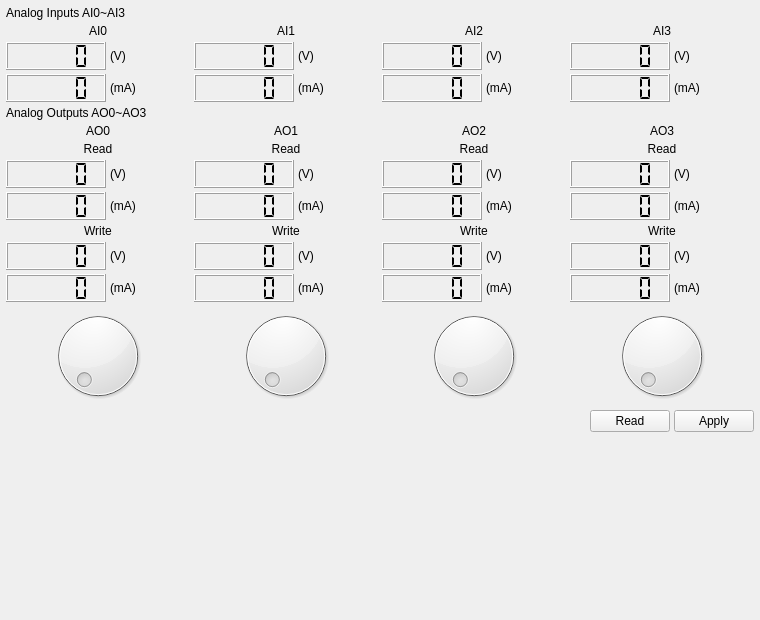
<?xml version="1.0" encoding="UTF-8"?>
<ui version="4.0">
 <class>AnalogPage</class>
 <widget class="QWidget" name="AnalogPage">
  <property name="geometry">
   <rect>
    <x>0</x>
    <y>0</y>
    <width>760</width>
    <height>620</height>
   </rect>
  </property>
  <layout class="QVBoxLayout" name="layoutMain">
   <property name="spacing"><number>4</number></property>
   <property name="leftMargin"><number>6</number></property>
   <property name="topMargin"><number>6</number></property>
   <property name="rightMargin"><number>6</number></property>
   <property name="bottomMargin"><number>6</number></property>
   <item>
    <widget class="QLabel" name="lblAiTitle">
     <property name="text">
      <string>Analog Inputs AI0~AI3</string>
     </property>
    </widget>
   </item>
   <item>
    <layout class="QHBoxLayout" name="hlAi">
     <item>
      <layout class="QVBoxLayout" name="vlAi0">
       <item><widget class="QLabel" name="lblAi0"><property name="text"><string>AI0</string></property><property name="alignment"><enum>Qt::AlignCenter</enum></property></widget></item>
       <item><layout class="QHBoxLayout" name="hlAi0V"><item><widget class="QLCDNumber" name="lcdAi0V"><property name="minimumSize"><size><width>100</width><height>28</height></size></property><property name="maximumSize"><size><width>100</width><height>28</height></size></property><property name="digitCount"><number>5</number></property><property name="segmentStyle"><enum>QLCDNumber::Flat</enum></property></widget></item><item><widget class="QLabel" name="lblAi0VUnit"><property name="text"><string>(V)</string></property></widget></item></layout></item>
       <item><layout class="QHBoxLayout" name="hlAi0mA"><item><widget class="QLCDNumber" name="lcdAi0mA"><property name="minimumSize"><size><width>100</width><height>28</height></size></property><property name="maximumSize"><size><width>100</width><height>28</height></size></property><property name="digitCount"><number>5</number></property><property name="segmentStyle"><enum>QLCDNumber::Flat</enum></property></widget></item><item><widget class="QLabel" name="lblAi0mAUnit"><property name="text"><string>(mA)</string></property></widget></item></layout></item>
      </layout>
     </item>
     <item>
      <layout class="QVBoxLayout" name="vlAi1">
       <item><widget class="QLabel" name="lblAi1"><property name="text"><string>AI1</string></property><property name="alignment"><enum>Qt::AlignCenter</enum></property></widget></item>
       <item><layout class="QHBoxLayout" name="hlAi1V"><item><widget class="QLCDNumber" name="lcdAi1V"><property name="minimumSize"><size><width>100</width><height>28</height></size></property><property name="maximumSize"><size><width>100</width><height>28</height></size></property><property name="digitCount"><number>5</number></property><property name="segmentStyle"><enum>QLCDNumber::Flat</enum></property></widget></item><item><widget class="QLabel" name="lblAi1VUnit"><property name="text"><string>(V)</string></property></widget></item></layout></item>
       <item><layout class="QHBoxLayout" name="hlAi1mA"><item><widget class="QLCDNumber" name="lcdAi1mA"><property name="minimumSize"><size><width>100</width><height>28</height></size></property><property name="maximumSize"><size><width>100</width><height>28</height></size></property><property name="digitCount"><number>5</number></property><property name="segmentStyle"><enum>QLCDNumber::Flat</enum></property></widget></item><item><widget class="QLabel" name="lblAi1mAUnit"><property name="text"><string>(mA)</string></property></widget></item></layout></item>
      </layout>
     </item>
     <item>
      <layout class="QVBoxLayout" name="vlAi2">
       <item><widget class="QLabel" name="lblAi2"><property name="text"><string>AI2</string></property><property name="alignment"><enum>Qt::AlignCenter</enum></property></widget></item>
       <item><layout class="QHBoxLayout" name="hlAi2V"><item><widget class="QLCDNumber" name="lcdAi2V"><property name="minimumSize"><size><width>100</width><height>28</height></size></property><property name="maximumSize"><size><width>100</width><height>28</height></size></property><property name="digitCount"><number>5</number></property><property name="segmentStyle"><enum>QLCDNumber::Flat</enum></property></widget></item><item><widget class="QLabel" name="lblAi2VUnit"><property name="text"><string>(V)</string></property></widget></item></layout></item>
       <item><layout class="QHBoxLayout" name="hlAi2mA"><item><widget class="QLCDNumber" name="lcdAi2mA"><property name="minimumSize"><size><width>100</width><height>28</height></size></property><property name="maximumSize"><size><width>100</width><height>28</height></size></property><property name="digitCount"><number>5</number></property><property name="segmentStyle"><enum>QLCDNumber::Flat</enum></property></widget></item><item><widget class="QLabel" name="lblAi2mAUnit"><property name="text"><string>(mA)</string></property></widget></item></layout></item>
      </layout>
     </item>
     <item>
      <layout class="QVBoxLayout" name="vlAi3">
       <item><widget class="QLabel" name="lblAi3"><property name="text"><string>AI3</string></property><property name="alignment"><enum>Qt::AlignCenter</enum></property></widget></item>
       <item><layout class="QHBoxLayout" name="hlAi3V"><item><widget class="QLCDNumber" name="lcdAi3V"><property name="minimumSize"><size><width>100</width><height>28</height></size></property><property name="maximumSize"><size><width>100</width><height>28</height></size></property><property name="digitCount"><number>5</number></property><property name="segmentStyle"><enum>QLCDNumber::Flat</enum></property></widget></item><item><widget class="QLabel" name="lblAi3VUnit"><property name="text"><string>(V)</string></property></widget></item></layout></item>
       <item><layout class="QHBoxLayout" name="hlAi3mA"><item><widget class="QLCDNumber" name="lcdAi3mA"><property name="minimumSize"><size><width>100</width><height>28</height></size></property><property name="maximumSize"><size><width>100</width><height>28</height></size></property><property name="digitCount"><number>5</number></property><property name="segmentStyle"><enum>QLCDNumber::Flat</enum></property></widget></item><item><widget class="QLabel" name="lblAi3mAUnit"><property name="text"><string>(mA)</string></property></widget></item></layout></item>
      </layout>
     </item>
    </layout>
   </item>
   <item>
    <widget class="QLabel" name="lblAoTitle">
     <property name="text">
      <string>Analog Outputs AO0~AO3</string>
     </property>
    </widget>
   </item>
   <item>
    <layout class="QHBoxLayout" name="hlAo">
     <item>
      <layout class="QVBoxLayout" name="vlAo0">
       <item><widget class="QLabel" name="lblAo0"><property name="text"><string>AO0</string></property><property name="alignment"><enum>Qt::AlignCenter</enum></property></widget></item>
       <item><widget class="QLabel" name="lblAo0ReadTitle"><property name="text"><string>Read</string></property><property name="alignment"><enum>Qt::AlignCenter</enum></property></widget></item>
       <item><layout class="QHBoxLayout" name="hlAo0V"><item><widget class="QLCDNumber" name="lcdAo0V"><property name="minimumSize"><size><width>100</width><height>28</height></size></property><property name="maximumSize"><size><width>100</width><height>28</height></size></property><property name="digitCount"><number>5</number></property><property name="segmentStyle"><enum>QLCDNumber::Flat</enum></property></widget></item><item><widget class="QLabel" name="lblAo0VUnit"><property name="text"><string>(V)</string></property></widget></item></layout></item>
       <item><layout class="QHBoxLayout" name="hlAo0mA"><item><widget class="QLCDNumber" name="lcdAo0mA"><property name="minimumSize"><size><width>100</width><height>28</height></size></property><property name="maximumSize"><size><width>100</width><height>28</height></size></property><property name="digitCount"><number>5</number></property><property name="segmentStyle"><enum>QLCDNumber::Flat</enum></property></widget></item><item><widget class="QLabel" name="lblAo0mAUnit"><property name="text"><string>(mA)</string></property></widget></item></layout></item>
       <item><widget class="QLabel" name="lblAo0WriteTitle"><property name="text"><string>Write</string></property><property name="alignment"><enum>Qt::AlignCenter</enum></property></widget></item>
       <item><layout class="QHBoxLayout" name="hlAo0WV"><item><widget class="QLCDNumber" name="lcdAo0WV"><property name="minimumSize"><size><width>100</width><height>28</height></size></property><property name="maximumSize"><size><width>100</width><height>28</height></size></property><property name="digitCount"><number>5</number></property><property name="segmentStyle"><enum>QLCDNumber::Flat</enum></property></widget></item><item><widget class="QLabel" name="lblAo0WVUnit"><property name="text"><string>(V)</string></property></widget></item></layout></item>
       <item><layout class="QHBoxLayout" name="hlAo0WmA"><item><widget class="QLCDNumber" name="lcdAo0WmA"><property name="minimumSize"><size><width>100</width><height>28</height></size></property><property name="maximumSize"><size><width>100</width><height>28</height></size></property><property name="digitCount"><number>5</number></property><property name="segmentStyle"><enum>QLCDNumber::Flat</enum></property></widget></item><item><widget class="QLabel" name="lblAo0WmAUnit"><property name="text"><string>(mA)</string></property></widget></item></layout></item>
       <item><widget class="QDial" name="dialAo0"><property name="maximum"><number>1023</number></property></widget></item>
      </layout>
     </item>
     <item>
      <layout class="QVBoxLayout" name="vlAo1">
       <item><widget class="QLabel" name="lblAo1"><property name="text"><string>AO1</string></property><property name="alignment"><enum>Qt::AlignCenter</enum></property></widget></item>
       <item><widget class="QLabel" name="lblAo1ReadTitle"><property name="text"><string>Read</string></property><property name="alignment"><enum>Qt::AlignCenter</enum></property></widget></item>
       <item><layout class="QHBoxLayout" name="hlAo1V"><item><widget class="QLCDNumber" name="lcdAo1V"><property name="minimumSize"><size><width>100</width><height>28</height></size></property><property name="maximumSize"><size><width>100</width><height>28</height></size></property><property name="digitCount"><number>5</number></property><property name="segmentStyle"><enum>QLCDNumber::Flat</enum></property></widget></item><item><widget class="QLabel" name="lblAo1VUnit"><property name="text"><string>(V)</string></property></widget></item></layout></item>
       <item><layout class="QHBoxLayout" name="hlAo1mA"><item><widget class="QLCDNumber" name="lcdAo1mA"><property name="minimumSize"><size><width>100</width><height>28</height></size></property><property name="maximumSize"><size><width>100</width><height>28</height></size></property><property name="digitCount"><number>5</number></property><property name="segmentStyle"><enum>QLCDNumber::Flat</enum></property></widget></item><item><widget class="QLabel" name="lblAo1mAUnit"><property name="text"><string>(mA)</string></property></widget></item></layout></item>
       <item><widget class="QLabel" name="lblAo1WriteTitle"><property name="text"><string>Write</string></property><property name="alignment"><enum>Qt::AlignCenter</enum></property></widget></item>
       <item><layout class="QHBoxLayout" name="hlAo1WV"><item><widget class="QLCDNumber" name="lcdAo1WV"><property name="minimumSize"><size><width>100</width><height>28</height></size></property><property name="maximumSize"><size><width>100</width><height>28</height></size></property><property name="digitCount"><number>5</number></property><property name="segmentStyle"><enum>QLCDNumber::Flat</enum></property></widget></item><item><widget class="QLabel" name="lblAo1WVUnit"><property name="text"><string>(V)</string></property></widget></item></layout></item>
       <item><layout class="QHBoxLayout" name="hlAo1WmA"><item><widget class="QLCDNumber" name="lcdAo1WmA"><property name="minimumSize"><size><width>100</width><height>28</height></size></property><property name="maximumSize"><size><width>100</width><height>28</height></size></property><property name="digitCount"><number>5</number></property><property name="segmentStyle"><enum>QLCDNumber::Flat</enum></property></widget></item><item><widget class="QLabel" name="lblAo1WmAUnit"><property name="text"><string>(mA)</string></property></widget></item></layout></item>
       <item><widget class="QDial" name="dialAo1"><property name="maximum"><number>1023</number></property></widget></item>
      </layout>
     </item>
     <item>
      <layout class="QVBoxLayout" name="vlAo2">
       <item><widget class="QLabel" name="lblAo2"><property name="text"><string>AO2</string></property><property name="alignment"><enum>Qt::AlignCenter</enum></property></widget></item>
       <item><widget class="QLabel" name="lblAo2ReadTitle"><property name="text"><string>Read</string></property><property name="alignment"><enum>Qt::AlignCenter</enum></property></widget></item>
       <item><layout class="QHBoxLayout" name="hlAo2V"><item><widget class="QLCDNumber" name="lcdAo2V"><property name="minimumSize"><size><width>100</width><height>28</height></size></property><property name="maximumSize"><size><width>100</width><height>28</height></size></property><property name="digitCount"><number>5</number></property><property name="segmentStyle"><enum>QLCDNumber::Flat</enum></property></widget></item><item><widget class="QLabel" name="lblAo2VUnit"><property name="text"><string>(V)</string></property></widget></item></layout></item>
       <item><layout class="QHBoxLayout" name="hlAo2mA"><item><widget class="QLCDNumber" name="lcdAo2mA"><property name="minimumSize"><size><width>100</width><height>28</height></size></property><property name="maximumSize"><size><width>100</width><height>28</height></size></property><property name="digitCount"><number>5</number></property><property name="segmentStyle"><enum>QLCDNumber::Flat</enum></property></widget></item><item><widget class="QLabel" name="lblAo2mAUnit"><property name="text"><string>(mA)</string></property></widget></item></layout></item>
       <item><widget class="QLabel" name="lblAo2WriteTitle"><property name="text"><string>Write</string></property><property name="alignment"><enum>Qt::AlignCenter</enum></property></widget></item>
       <item><layout class="QHBoxLayout" name="hlAo2WV"><item><widget class="QLCDNumber" name="lcdAo2WV"><property name="minimumSize"><size><width>100</width><height>28</height></size></property><property name="maximumSize"><size><width>100</width><height>28</height></size></property><property name="digitCount"><number>5</number></property><property name="segmentStyle"><enum>QLCDNumber::Flat</enum></property></widget></item><item><widget class="QLabel" name="lblAo2WVUnit"><property name="text"><string>(V)</string></property></widget></item></layout></item>
       <item><layout class="QHBoxLayout" name="hlAo2WmA"><item><widget class="QLCDNumber" name="lcdAo2WmA"><property name="minimumSize"><size><width>100</width><height>28</height></size></property><property name="maximumSize"><size><width>100</width><height>28</height></size></property><property name="digitCount"><number>5</number></property><property name="segmentStyle"><enum>QLCDNumber::Flat</enum></property></widget></item><item><widget class="QLabel" name="lblAo2WmAUnit"><property name="text"><string>(mA)</string></property></widget></item></layout></item>
       <item><widget class="QDial" name="dialAo2"><property name="maximum"><number>1023</number></property></widget></item>
      </layout>
     </item>
     <item>
      <layout class="QVBoxLayout" name="vlAo3">
       <item><widget class="QLabel" name="lblAo3"><property name="text"><string>AO3</string></property><property name="alignment"><enum>Qt::AlignCenter</enum></property></widget></item>
       <item><widget class="QLabel" name="lblAo3ReadTitle"><property name="text"><string>Read</string></property><property name="alignment"><enum>Qt::AlignCenter</enum></property></widget></item>
       <item><layout class="QHBoxLayout" name="hlAo3V"><item><widget class="QLCDNumber" name="lcdAo3V"><property name="minimumSize"><size><width>100</width><height>28</height></size></property><property name="maximumSize"><size><width>100</width><height>28</height></size></property><property name="digitCount"><number>5</number></property><property name="segmentStyle"><enum>QLCDNumber::Flat</enum></property></widget></item><item><widget class="QLabel" name="lblAo3VUnit"><property name="text"><string>(V)</string></property></widget></item></layout></item>
       <item><layout class="QHBoxLayout" name="hlAo3mA"><item><widget class="QLCDNumber" name="lcdAo3mA"><property name="minimumSize"><size><width>100</width><height>28</height></size></property><property name="maximumSize"><size><width>100</width><height>28</height></size></property><property name="digitCount"><number>5</number></property><property name="segmentStyle"><enum>QLCDNumber::Flat</enum></property></widget></item><item><widget class="QLabel" name="lblAo3mAUnit"><property name="text"><string>(mA)</string></property></widget></item></layout></item>
       <item><widget class="QLabel" name="lblAo3WriteTitle"><property name="text"><string>Write</string></property><property name="alignment"><enum>Qt::AlignCenter</enum></property></widget></item>
       <item><layout class="QHBoxLayout" name="hlAo3WV"><item><widget class="QLCDNumber" name="lcdAo3WV"><property name="minimumSize"><size><width>100</width><height>28</height></size></property><property name="maximumSize"><size><width>100</width><height>28</height></size></property><property name="digitCount"><number>5</number></property><property name="segmentStyle"><enum>QLCDNumber::Flat</enum></property></widget></item><item><widget class="QLabel" name="lblAo3WVUnit"><property name="text"><string>(V)</string></property></widget></item></layout></item>
       <item><layout class="QHBoxLayout" name="hlAo3WmA"><item><widget class="QLCDNumber" name="lcdAo3WmA"><property name="minimumSize"><size><width>100</width><height>28</height></size></property><property name="maximumSize"><size><width>100</width><height>28</height></size></property><property name="digitCount"><number>5</number></property><property name="segmentStyle"><enum>QLCDNumber::Flat</enum></property></widget></item><item><widget class="QLabel" name="lblAo3WmAUnit"><property name="text"><string>(mA)</string></property></widget></item></layout></item>
       <item><widget class="QDial" name="dialAo3"><property name="maximum"><number>1023</number></property></widget></item>
      </layout>
     </item>
    </layout>
   </item>
   <item>
    <layout class="QHBoxLayout" name="hlWrite">
     <item>
      <spacer name="spacerWrite">
       <property name="orientation">
        <enum>Qt::Horizontal</enum>
       </property>
       <property name="sizeHint" stdset="0">
        <size>
         <width>40</width>
         <height>20</height>
        </size>
       </property>
      </spacer>
     </item>
     <item>
      <widget class="QPushButton" name="btnAoRead">
       <property name="maximumSize">
        <size>
         <width>84</width>
         <height>16777215</height>
        </size>
       </property>
       <property name="text">
        <string>Read</string>
       </property>
      </widget>
     </item>
     <item>
      <widget class="QPushButton" name="btnAoWrite">
       <property name="maximumSize">
        <size>
         <width>84</width>
         <height>16777215</height>
        </size>
       </property>
       <property name="text">
        <string>Apply</string>
       </property>
      </widget>
     </item>
    </layout>
   </item>
   <item>
    <spacer name="verticalSpacer">
     <property name="orientation">
      <enum>Qt::Vertical</enum>
     </property>
     <property name="sizeHint" stdset="0">
      <size>
       <width>20</width>
       <height>40</height>
      </size>
     </property>
    </spacer>
   </item>
  </layout>
 </widget>
 <resources/>
 <connections/>
</ui>
